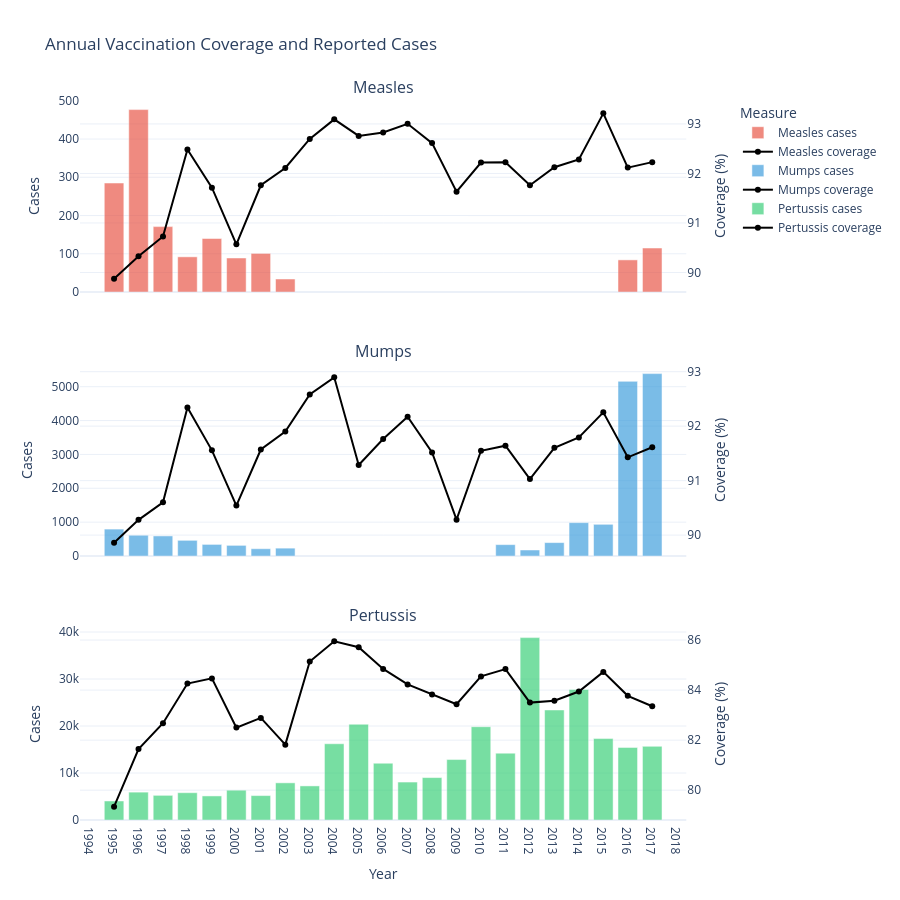

Notebook cell for this chart:
### Code cell
from plotly.subplots import make_subplots
import plotly.graph_objects as go

diseases = ["measles", "mumps", "pertussis"]

fig = make_subplots(
    rows=3,
    cols=1,
    shared_xaxes=True,
    specs=[
        [{"secondary_y": True}],
        [{"secondary_y": True}],
        [{"secondary_y": True}]
    ],
    subplot_titles=["Measles", "Mumps", "Pertussis"],
    vertical_spacing=0.10
)

colors = {
    "measles": "#E74C3C",
    "mumps": "#3498DB",
    "pertussis": "#2ECC71"
}

for row, disease in enumerate(diseases, start=1):

    # Annual cases
    fig.add_trace(
        go.Bar(
            x=yearly_coverage_cases_df["year"],
            y=yearly_coverage_cases_df[f"{disease}_cases"],
            name=f"{disease.title()} cases",
            marker_color=colors[disease],
            opacity=0.65,
            hovertemplate=(
                "Year: %{x}<br>"
                "Cases: %{y:,.0f}"
                "<extra></extra>"
            )
        ),
        row=row,
        col=1,
        secondary_y=False
    )

    # Annual vaccination coverage
    fig.add_trace(
        go.Scatter(
            x=yearly_coverage_cases_df["year"],
            y=yearly_coverage_cases_df[f"{disease}_coverage_pct"],
            name=f"{disease.title()} coverage",
            mode="lines+markers",
            line=dict(color="black", width=2),
            marker=dict(size=6),
            hovertemplate=(
                "Year: %{x}<br>"
                "Coverage: %{y:.2f}%"
                "<extra></extra>"
            )
        ),
        row=row,
        col=1,
        secondary_y=True
    )

    fig.update_yaxes(
        title_text="Cases",
        row=row,
        col=1,
        secondary_y=False
    )

    fig.update_yaxes(
        title_text="Coverage (%)",
        row=row,
        col=1,
        secondary_y=True
    )

fig.update_xaxes(
    title_text="Year",
    row=3,
    col=1,
    dtick=1
)

fig.update_layout(
    title="Annual Vaccination Coverage and Reported Cases",
    template="plotly_white",
    height=900,
    hovermode="x unified",
    legend_title="Measure",
    bargap=0.20
)

fig.show()

### Figure 1 — Plotly figure (JSON) as saved in the notebook; plotly's stock layout.template omitted (floating-point values rounded to 4 significant figures)
{"data": [{"hovertemplate": "Year: %{x}<br>Cases: %{y:,.0f}<extra></extra>", "marker": {"color": "#E74C3C"}, "name": "Measles cases", "opacity": 0.65, "type": "bar", "x": [1995, 1996, 1997, 1998, 1999, 2000, 2001, 2002, 2003, 2004, 2005, 2006, 2007, 2008, 2009, 2010, 2011, 2012, 2013, 2014, 2015, 2016, 2017], "xaxis": "x", "y": [285.0, 477.0, 171.0, 92.0, 140.0, 89.0, 101.0, 34.0, NaN, NaN, NaN, NaN, NaN, NaN, NaN, NaN, NaN, NaN, NaN, NaN, NaN, 84.0, 115.0], "yaxis": "y"}, {"hovertemplate": "Year: %{x}<br>Coverage: %{y:.2f}%<extra></extra>", "line": {"color": "black", "width": 2}, "marker": {"size": 6}, "mode": "lines+markers", "name": "Measles coverage", "type": "scatter", "x": [1995, 1996, 1997, 1998, 1999, 2000, 2001, 2002, 2003, 2004, 2005, 2006, 2007, 2008, 2009, 2010, 2011, 2012, 2013, 2014, 2015, 2016, 2017], "xaxis": "x", "y": [89.88, 90.33, 90.73, 92.48, 91.71, 90.57, 91.76, 92.11, 92.7, 93.09, 92.76, 92.83, 93.0, 92.61, 91.63, 92.22, 92.23, 91.76, 92.13, 92.28, 93.21, 92.12, 92.23], "yaxis": "y2"}, {"hovertemplate": "Year: %{x}<br>Cases: %{y:,.0f}<extra></extra>", "marker": {"color": "#3498DB"}, "name": "Mumps cases", "opacity": 0.65, "type": "bar", "x": [1995, 1996, 1997, 1998, 1999, 2000, 2001, 2002, 2003, 2004, 2005, 2006, 2007, 2008, 2009, 2010, 2011, 2012, 2013, 2014, 2015, 2016, 2017], "xaxis": "x2", "y": [795.0, 613.0, 593.0, 463.0, 343.0, 314.0, 215.0, 232.0, NaN, NaN, NaN, NaN, NaN, NaN, NaN, NaN, 336.0, 178.0, 396.0, 986.0, 936.0, 5158.0, 5387.0], "yaxis": "y3"}, {"hovertemplate": "Year: %{x}<br>Coverage: %{y:.2f}%<extra></extra>", "line": {"color": "black", "width": 2}, "marker": {"size": 6}, "mode": "lines+markers", "name": "Mumps coverage", "type": "scatter", "x": [1995, 1996, 1997, 1998, 1999, 2000, 2001, 2002, 2003, 2004, 2005, 2006, 2007, 2008, 2009, 2010, 2011, 2012, 2013, 2014, 2015, 2016, 2017], "xaxis": "x2", "y": [89.86, 90.28, 90.6, 92.34, 91.56, 90.54, 91.57, 91.9, 92.58, 92.9, 91.29, 91.76, 92.17, 91.52, 90.28, 91.55, 91.64, 91.03, 91.6, 91.79, 92.25, 91.43, 91.61], "yaxis": "y4"}, {"hovertemplate": "Year: %{x}<br>Cases: %{y:,.0f}<extra></extra>", "marker": {"color": "#2ECC71"}, "name": "Pertussis cases", "opacity": 0.65, "type": "bar", "x": [1995, 1996, 1997, 1998, 1999, 2000, 2001, 2002, 2003, 2004, 2005, 2006, 2007, 2008, 2009, 2010, 2011, 2012, 2013, 2014, 2015, 2016, 2017], "xaxis": "x3", "y": [4048.0, 5930.0, 5247.0, 5811.0, 5123.0, 6344.0, 5197.0, 7907.0, 7256.0, 16220.0, 20380.0, 12090.0, 8076.0, 9029.0, 12860.0, 19850.0, 14230.0, 38820.0, 23420.0, 27780.0, 17320.0, 15450.0, 15670.0], "yaxis": "y5"}, {"hovertemplate": "Year: %{x}<br>Coverage: %{y:.2f}%<extra></extra>", "line": {"color": "black", "width": 2}, "marker": {"size": 6}, "mode": "lines+markers", "name": "Pertussis coverage", "type": "scatter", "x": [1995, 1996, 1997, 1998, 1999, 2000, 2001, 2002, 2003, 2004, 2005, 2006, 2007, 2008, 2009, 2010, 2011, 2012, 2013, 2014, 2015, 2016, 2017], "xaxis": "x3", "y": [79.34, 81.65, 82.68, 84.26, 84.47, 82.5, 82.89, 81.82, 85.14, 85.95, 85.71, 84.85, 84.23, 83.82, 83.44, 84.55, 84.84, 83.5, 83.58, 83.94, 84.73, 83.77, 83.35], "yaxis": "y6"}], "layout": {"annotations": [{"font": {"size": 16}, "showarrow": false, "text": "Measles", "x": 0.47, "xanchor": "center", "xref": "paper", "y": 1, "yanchor": "bottom", "yref": "paper"}, {"font": {"size": 16}, "showarrow": false, "text": "Mumps", "x": 0.47, "xanchor": "center", "xref": "paper", "y": 0.6333, "yanchor": "bottom", "yref": "paper"}, {"font": {"size": 16}, "showarrow": false, "text": "Pertussis", "x": 0.47, "xanchor": "center", "xref": "paper", "y": 0.2667, "yanchor": "bottom", "yref": "paper"}], "bargap": 0.2, "height": 900, "hovermode": "x unified", "legend": {"title": {"text": "Measure"}}, "title": {"text": "Annual Vaccination Coverage and Reported Cases"}, "xaxis": {"anchor": "y", "domain": [0, 0.94], "matches": "x3", "showticklabels": false}, "xaxis2": {"anchor": "y3", "domain": [0, 0.94], "matches": "x3", "showticklabels": false}, "xaxis3": {"anchor": "y5", "domain": [0, 0.94], "dtick": 1, "title": {"text": "Year"}}, "yaxis": {"anchor": "x", "domain": [0.7333, 1], "title": {"text": "Cases"}}, "yaxis2": {"anchor": "x", "overlaying": "y", "side": "right", "title": {"text": "Coverage (%)"}}, "yaxis3": {"anchor": "x2", "domain": [0.3667, 0.6333], "title": {"text": "Cases"}}, "yaxis4": {"anchor": "x2", "overlaying": "y3", "side": "right", "title": {"text": "Coverage (%)"}}, "yaxis5": {"anchor": "x3", "domain": [0, 0.2667], "title": {"text": "Cases"}}, "yaxis6": {"anchor": "x3", "overlaying": "y5", "side": "right", "title": {"text": "Coverage (%)"}}}}
